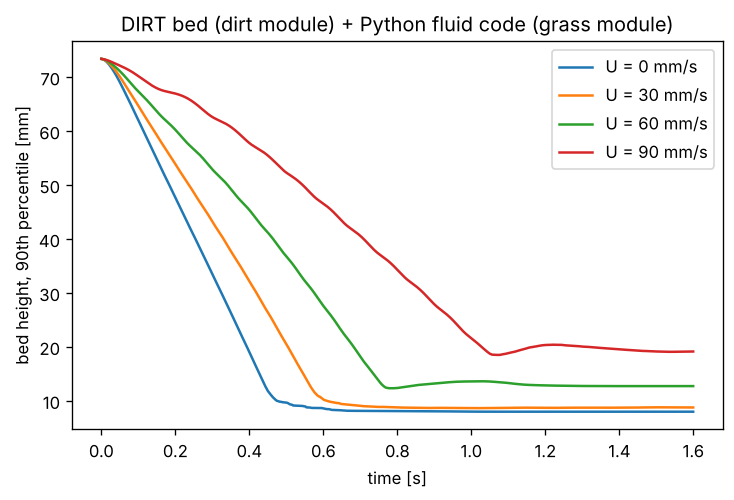

Write the Python code that produced this figure.
"""Two separately built GRASS modules in one simulation.

`dirt` (DIRT's Python module) runs a DEM bed of 200 glass spheres. `grass`
runs a tiny Python "fluid code": an upward flow through a vertical column
whose interstitial velocity rises where particles crowd it. A grass parent
App couples them every 50 DEM steps:

    DEM particles --(grass.Map, conservative)--> solid fraction per fluid cell
    fluid velocity --(grass.Map, interpolating)--> velocity at each particle

and a Python system *inside* the DIRT App applies a hindered-Stokes drag
force in DIRT's PostForce phase at every DEM step.

dirt.so and grass.so are different shared libraries, each with its own
compiled copy of GRASS; the DIRT App joins the grass parent through the
stable C ABI (grass_pyo3::abi), and data crosses as Python objects.

Run: PYTHONPATH=<dir with grass.abi3.so and dirt.abi3.so> python fluidized_bed.py
"""

import time
from dataclasses import dataclass, field

import numpy as np

import dirt
import grass

BOX = (0.04, 0.04, 0.08)
NZ = 16
MU = 0.05           # Pa s, a viscous liquid (50x water)
RHO_F = 1000.0      # kg/m3
N_RZ = 4.65         # Richardson-Zaki exponent for the hindrance factor
DEM_DT = 1e-5
EXCHANGE_EVERY = 50  # DEM steps per coupling window


# ---- resources -------------------------------------------------------------

@dataclass
class ParticleState:        # published by the DEM App for the parent
    x: np.ndarray = field(default_factory=lambda: np.zeros((0, 3)))
    radius: np.ndarray = field(default_factory=lambda: np.zeros(0))


@dataclass
class FluidAtParticles:     # written by the parent, read by the DEM drag system
    u: np.ndarray = field(default_factory=lambda: np.zeros(0))
    porosity: np.ndarray = field(default_factory=lambda: np.zeros(0))


@dataclass
class Column:               # the fluid code's state
    U: float                # superficial (inlet) velocity, m/s
    phi: np.ndarray         # solid fraction per cell
    u: np.ndarray           # interstitial velocity per cell


# ---- the DEM code (dirt module) ----------------------------------------------

def dem_app(steps: int) -> dirt.App:
    cfg = open("/home/claude/dirt/examples/hello_bed/config.toml").read()
    cfg = cfg.replace("steps = 200000", f"steps = {steps}").replace("thermo = 2000", "thermo = 100000000")
    cfg = cfg.replace("interval = 2000", "interval = 100000000")
    app = dirt.App(config=cfg, output_dir="/tmp/claude-0/pyg/bedout")
    for p in (dirt.plugins.Core(), dirt.plugins.GranularDefault(),
              dirt.plugins.Gravity(), dirt.plugins.Wall()):
        app.add_plugin(p)
    app.insert(ParticleState())
    app.insert(FluidAtParticles())

    def drag(p: dirt.Particles, fluid: FluidAtParticles) -> None:
        if len(fluid.u) != len(p.radius):
            return  # before the first exchange
        eps = np.clip(fluid.porosity, 0.3, 1.0)
        # hindered Stokes drag (Richardson-Zaki form) plus buoyancy
        k = 6 * np.pi * MU * p.radius * eps ** (-N_RZ + 1)
        p.f_ext[:, 2] = k * (fluid.u - p.v[:, 2]) + RHO_F * 9.81 * p.mass / 2500.0
        p.f_ext[:, :2] = -k[:, None] * p.v[:, :2]

    def publish(p: dirt.Particles, out: ParticleState) -> None:
        out.x, out.radius = p.x, p.radius

    app.add_system(drag, dirt.phases.PostForce)  # inside DIRT's step
    app.add_system(publish)                      # after DIRT's step
    return app


# ---- the fluid code (grass module) -----------------------------------------

def fluid_app(U: float) -> grass.App:
    app = grass.App()
    app.insert(Column(U=U, phi=np.zeros(NZ), u=np.full(NZ, U)))

    def continuity(c: Column) -> None:
        c.u = c.U / np.clip(1.0 - c.phi, 0.3, 1.0)

    app.add_system(continuity)
    return app


# ---- the parent (grass module) ---------------------------------------------

class Dem(grass.AppView):
    pass


class Fluid(grass.AppView):
    pass


grid = grass.UniformGrid((0, 0, 0), BOX, (1, 1, NZ), basis="trilinear")
cell_volume = BOX[0] * BOX[1] * BOX[2] / NZ


@dataclass
class BedHistory:
    t: list = field(default_factory=list)
    height: list = field(default_factory=list)


def exchange(sim: grass.Sim, dem: Dem, fluid: Fluid, hist: BedHistory) -> None:
    sim.tick(Dem, EXCHANGE_EVERY)
    ps = dem[ParticleState]
    cloud = grass.PointCloud(ps.x)
    volume = 4 / 3 * np.pi * ps.radius**3
    phi = grass.Map(cloud, grid, kind="extensive")(volume) / cell_volume
    col = fluid[Column]
    col.phi = phi
    sim.tick(Fluid)
    to_particles = grass.Map(grid, cloud, kind="intensive")
    at = dem[FluidAtParticles]
    at.u = to_particles(col.u)
    at.porosity = 1.0 - to_particles(col.phi)
    hist.t.append(sim.step * EXCHANGE_EVERY * DEM_DT)
    hist.height.append(float(np.percentile(ps.x[:, 2], 90)))


def run(U: float, seconds: float = 1.6):
    steps = int(seconds / DEM_DT)
    world = grass.App(config=f"[run]\nsteps = {steps // EXCHANGE_EVERY}\n")
    world.add_plugin(grass.plugins.Run())
    world.add_app(Dem, dem_app(steps))   # a dirt.App, through the C ABI
    world.add_app(Fluid, fluid_app(U))   # a grass.App
    world.insert(BedHistory())
    world.add_system(exchange)
    t0 = time.perf_counter()
    world.run()
    return world[BedHistory], time.perf_counter() - t0


if __name__ == "__main__":
    import matplotlib

    matplotlib.use("Agg")
    import matplotlib.pyplot as plt

    fig, ax = plt.subplots(figsize=(7, 4.2))
    for U in (0.0, 0.03, 0.06, 0.09):
        h, wall = run(U)
        print(f"U = {U*1000:4.1f} mm/s: bed height (90th pct) {h.height[-1]*1000:5.1f} mm "
              f"after {h.t[-1]:.2f} s  [{wall:.1f} s wall]")
        ax.plot(h.t, np.array(h.height) * 1000, label=f"U = {U*1000:.0f} mm/s")
    ax.set_xlabel("time [s]")
    ax.set_ylabel("bed height, 90th percentile [mm]")
    ax.set_title("DIRT bed (dirt module) + Python fluid code (grass module)")
    ax.legend()
    fig.savefig("fluidized_bed.png", dpi=120, bbox_inches="tight")
    print("wrote fluidized_bed.png")
